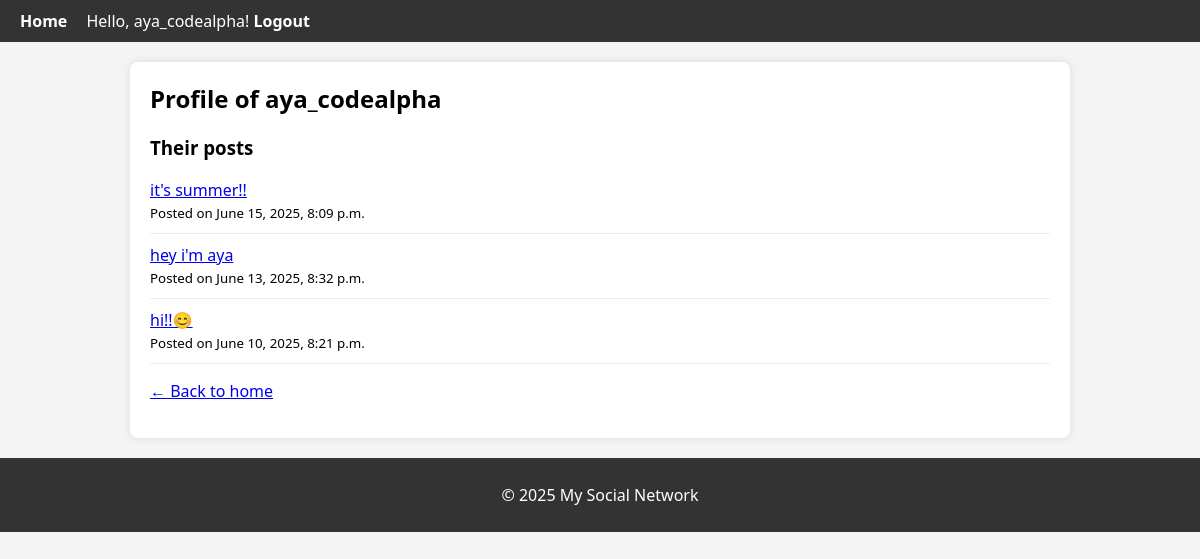
/profile/1/ (signed in), run on the app's committed database.
### socialapp/models.py (models this page shows, shortened)
class Post(models.Model):
    author = models.ForeignKey(User, on_delete=models.CASCADE)
    content = models.TextField()
    created_at = models.DateTimeField(auto_now_add=True)

### socialapp/views.py (the view)
# urls.py: path('profile/<int:user_id>/', views.profile_view, name='profile'),
@login_required
def profile_view(request, user_id):
    user_profile = get_object_or_404(User, id=user_id)
    posts = Post.objects.filter(author=user_profile).order_by('-created_at')
    is_following = False
    if request.user != user_profile:
        is_following = Follow.objects.filter(follower=request.user, following=user_profile).exists()
    context = {
        'user_profile': user_profile,
        'posts': posts,
        'is_following': is_following
    }
    return render(request, 'socialapp/profile.html', context)

### socialapp/templates/socialapp/profile.html (shortened to what this page needs)
{% extends "socialapp/base.html" %}
{% block content %}
  <h2>Profile of {{ user_profile.username }}</h2>
  <h3>Their posts</h3>
  <ul>
    {% for post in posts %}
      <li>
        <a href="{% url 'post_detail' post.id %}">{{ post.content|truncatechars:50 }}</a>
        <br>
        <small>Posted on {{ post.created_at }}</small>
      </li>
    {% empty %}
      <li>No posts yet.</li>
    {% endfor %}
  </ul>
  <p><a href="{% url 'home' %}">← Back to home</a></p>
{% endblock %}

### socialapp/templates/socialapp/base.html (shortened to what this page needs)
<!DOCTYPE html>
<html lang="en">
<head>
</head>
<body>
    <header>
        <nav>
            <a href="{% url 'home' %}">Home</a>
            {% if request.user.is_authenticated %}
                Hello, {{ request.user.username }}!
                <a href="{% url 'logout' %}">Logout</a>
            {% else %}
                <a href="{% url 'login' %}">Login</a>
                <a href="{% url 'register' %}">Sign Up</a>
            {% endif %}
        </nav>
    </header>
    <div class="container">
        {% block content %}{% endblock %}
    </div>
    <footer>
        <p>&copy; 2025 My Social Network</p>
    </footer>
</body>
</html>

### socialapp/templates/socialapp/base.html (style rules this page uses)
body { font-family: 'Segoe UI', Tahoma, Geneva, Verdana, sans-serif; background-color: #f4f4f4; margin: 0; padding: 0; }
header, footer { background-color: #333; color: white; padding: 10px 20px; }
header nav a { color: white; margin-right: 15px; text-decoration: none; font-weight: bold; }
.container { max-width: 900px; margin: 20px auto; padding: 20px; background: white; border-radius: 8px; box-shadow: 0 0 8px rgba(0, 0, 0, 0.1); }
ul { padding: 0; list-style: none; }
li { margin: 10px 0; border-bottom: 1px solid #eee; padding-bottom: 10px; }
h2, h3 { margin-top: 0; }
footer { text-align: center; }

### data on the page
Post: content "it's summer!!", created_at "June 15, 2025, 8:09 p.m."
Post: content "hey i'm aya", created_at "June 13, 2025, 8:32 p.m."
Post: content "hi!!😊", created_at "June 10, 2025, 8:21 p.m."

### other printed values
{{ request.user.username }} "aya_codealpha"
{{ user_profile.username }} "aya_codealpha"
